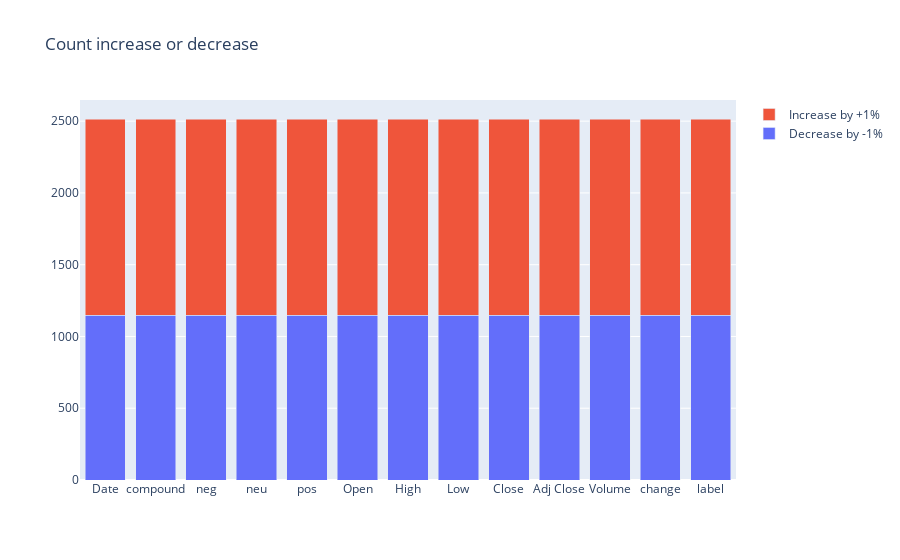

The notebook cell this image was saved under:
### Code cell
%matplotlib inline
import plotly.offline as py
py.init_notebook_mode(connected=True)
import plotly.graph_objs as go
import plotly.tools as tls
import warnings

bin_col = totaldf.columns
zero_list = []
one_list = []
for col in bin_col:
    zero_count = 0
    one_count = 0
    for ix, val in totaldf[col].iteritems():
        if totaldf.loc[ix, 'label'] == 'decrease':
            zero_count += 1
        else:
            one_count += 1
    zero_list.append(zero_count)
    one_list.append(one_count)
    
trace1 = go.Bar(
    x=bin_col,
    y=zero_list ,
    name='Decrease by -1%'
)

trace2 = go.Bar(
    x=bin_col,
    y=one_list,
    name='Increase by +1%'
)

data = [trace1, trace2]
layout = go.Layout(
    barmode='stack',
    title='Count increase or decrease percent compared with the previous day'
)

fig = go.Figure(data=data, layout=layout)
py.iplot(fig, filename='stacked-bar')

### Figure 1 — Plotly figure (JSON) as saved in the notebook; plotly's stock layout.template omitted (floating-point values rounded to 4 significant figures)
{"data": [{"name": "Decrease by -1%", "type": "bar", "x": ["Date", "compound", "neg", "neu", "pos", "Open", "High", "Low", "Close", "Adj Close", "Volume", "change", "label"], "y": [1148, 1148, 1148, 1148, 1148, 1148, 1148, 1148, 1148, 1148, 1148, 1148, 1148]}, {"name": "Increase by +1%", "type": "bar", "x": ["Date", "compound", "neg", "neu", "pos", "Open", "High", "Low", "Close", "Adj Close", "Volume", "change", "label"], "y": [1367, 1367, 1367, 1367, 1367, 1367, 1367, 1367, 1367, 1367, 1367, 1367, 1367]}], "layout": {"barmode": "stack", "title": {"text": "Count increase or decrease"}}}
